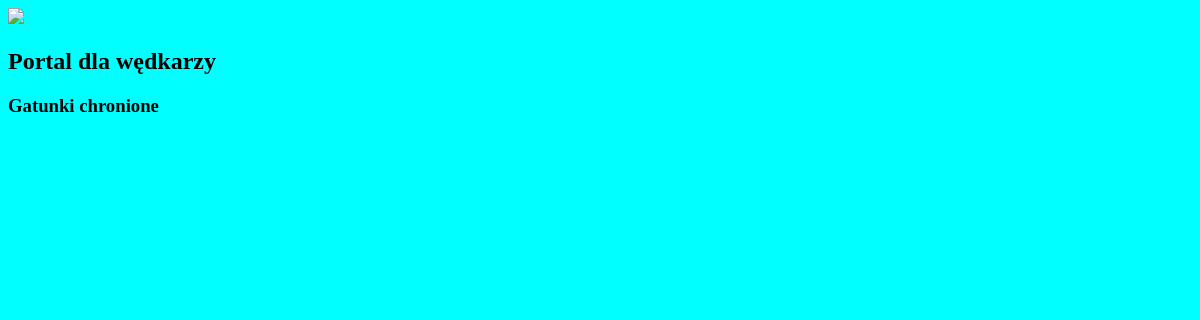
Before: / with the older database file.
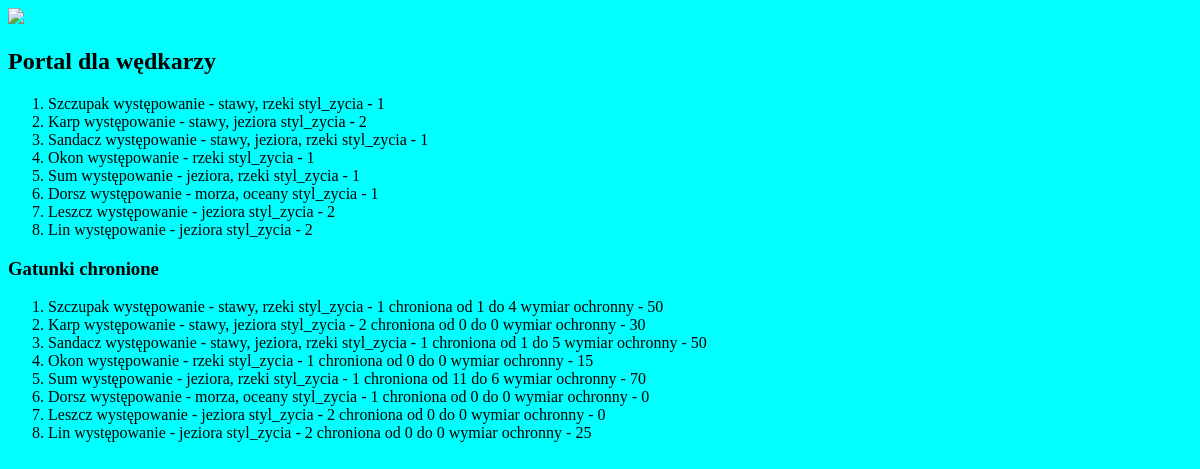
After: the same page with the newer database file.
### rybyapp/models.py (models this page shows)
class Ryba(models.Model):
    nazwa = models.TextField(max_length=500)
    wystepowanie = models.TextField(max_length=500)
    styl_zycia = models.TextField(choices=[(x,x) for x in styl_zycia_list])
    def __str__(self):
        return f"{self.nazwa} występowanie - {self.wystepowanie} styl_zycia - {self.styl_zycia} "

class OkresOchronny(models.Model):
    od_miesiaca = models.IntegerField(validators=[MinValueValidator(1),MaxValueValidator(12)])
    do_miesiaca = models.IntegerField(validators=[MinValueValidator(1),MaxValueValidator(12)])
    wymiar_ochronny = models.IntegerField()
    ryba = models.ForeignKey(Ryba, on_delete=models.CASCADE)
    def __str__(self):
        return f"{self.ryba} chroniona od {self.od_miesiaca} do {self.do_miesiaca} wymiar ochronny - {self.wymiar_ochronny} "

### rybyapp/views.py (the view)
# urls.py: path('', views.index, name='index'),
def index(request):
    ryby = Ryba.objects.all()
    okres = OkresOchronny.objects.all()
    return render(request, 'index.html',{"ryby":ryby,"okres":okres})

### rybyapp/templates/index.html (shortened to what this page needs)
<!DOCTYPE html>
{% load static %}
<html lang="en">
<head>
    <link rel="stylesheet" href="{% static 'index.css' %}" >
</head>
<body>
    <img src="{% static 'ryba.jpg' %}" >
    <h2>Portal dla wędkarzy</h2>
    <ol>
        {% for i in ryby %}
            <li>{{i}}</li>
        {% endfor %}
    </ol>
    <h3>Gatunki chronione</h3>
    <ol>
        {% for i in okres %}
            <li>{{i}}</li>
        {% endfor %}
    </ol>
</body>
</html>

### rybyapp/static/index.css (style rules this page uses)
body { background: aqua; }

Changed rows visible on the page:
added Ryba: nazwa+wystepowanie+styl_zycia "Szczupak występowanie - stawy, rzeki styl_zycia - 1"
added Ryba: nazwa+wystepowanie+styl_zycia "Karp występowanie - stawy, jeziora styl_zycia - 2"
added Ryba: nazwa+wystepowanie+styl_zycia "Sandacz występowanie - stawy, jeziora, rzeki styl_zycia - 1"
added Ryba: nazwa+wystepowanie+styl_zycia "Okon występowanie - rzeki styl_zycia - 1"
added Ryba: nazwa+wystepowanie+styl_zycia "Sum występowanie - jeziora, rzeki styl_zycia - 1"
added Ryba: nazwa+wystepowanie+styl_zycia "Dorsz występowanie - morza, oceany styl_zycia - 1"
added Ryba: nazwa+wystepowanie+styl_zycia "Leszcz występowanie - jeziora styl_zycia - 2"
added Ryba: nazwa+wystepowanie+styl_zycia "Lin występowanie - jeziora styl_zycia - 2"
added OkresOchronny: ryba+od_miesiaca+do_miesiaca "Szczupak występowanie - stawy, rzeki styl_zycia - 1 chroniona od 1 do 4 wymiar ochronny - 50"
added OkresOchronny: ryba+od_miesiaca+do_miesiaca "Karp występowanie - stawy, jeziora styl_zycia - 2 chroniona od 0 do 0 wymiar ochronny - 30"
added OkresOchronny: ryba+od_miesiaca+do_miesiaca "Sandacz występowanie - stawy, jeziora, rzeki styl_zycia - 1 chroniona od 1 do 5 wymiar ochronny - 50"
added OkresOchronny: ryba+od_miesiaca+do_miesiaca "Okon występowanie - rzeki styl_zycia - 1 chroniona od 0 do 0 wymiar ochronny - 15"
added OkresOchronny: ryba+od_miesiaca+do_miesiaca "Sum występowanie - jeziora, rzeki styl_zycia - 1 chroniona od 11 do 6 wymiar ochronny - 70"
added OkresOchronny: ryba+od_miesiaca+do_miesiaca "Dorsz występowanie - morza, oceany styl_zycia - 1 chroniona od 0 do 0 wymiar ochronny - 0"
added OkresOchronny: ryba+od_miesiaca+do_miesiaca "Leszcz występowanie - jeziora styl_zycia - 2 chroniona od 0 do 0 wymiar ochronny - 0"
added OkresOchronny: ryba+od_miesiaca+do_miesiaca "Lin występowanie - jeziora styl_zycia - 2 chroniona od 0 do 0 wymiar ochronny - 25"
